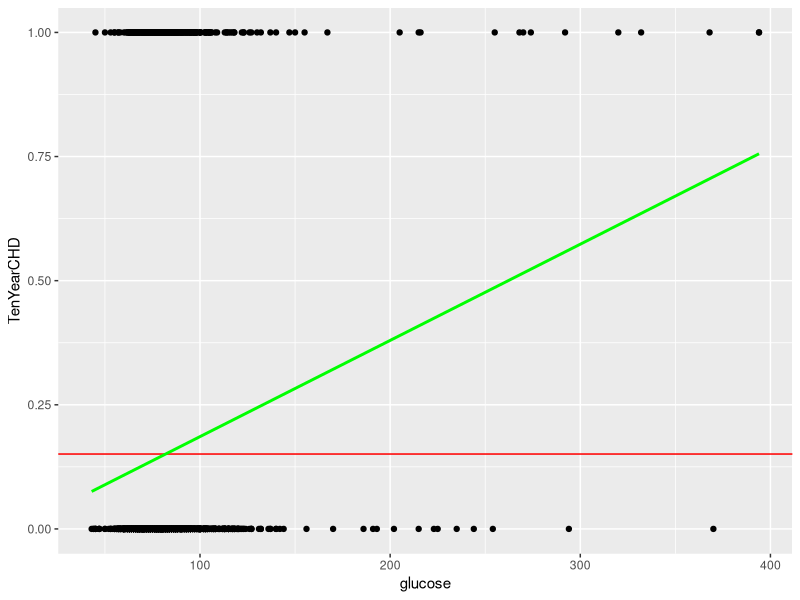

R code for this plot:
## ---- chunk 1
knitr::opts_chunk$set(warning = FALSE, 
                      fig.height = 6,
                      fig.width = 6,
                      fig.align = "center")
## ---- chunk 2
framingham = read.csv("Framingham_Train.csv")
str(framingham)
## ---- chunk 3
framingham$male = as.factor(framingham$male)
framingham$education = as.factor(framingham$education)
framingham$currentSmoker = as.factor(framingham$currentSmoker)
framingham$BPMeds = as.factor(framingham$BPMeds)
framingham$prevalentStroke = as.factor(framingham$prevalentStroke)
framingham$prevalentHyp = as.factor(framingham$prevalentHyp)
framingham$diabetes = as.factor(framingham$diabetes)
str(framingham)
## ---- chunk 4
library(skimr)
df_summary <- skim(framingham)
## ---- chunk 5
proportion <- sum(framingham$TenYearCHD == 1) / nrow(framingham)
print(proportion)
mean(framingham$TenYearCHD)

## ---- chunk 6
model1 <- lm(TenYearCHD ~ glucose, data = framingham)
summary(model1)
## ---- chunk 7
library(ggplot2)

pred <- ggplot(framingham, aes(x = glucose, y = TenYearCHD)) +
  geom_point() +
  geom_hline(yintercept = mean(framingham$TenYearCHD), color = "red") +
  geom_smooth(method = "lm", se = FALSE, color = "green")
print(pred)
## ---- chunk 8
model2 = lm(TenYearCHD ~ ., data = framingham)
summary(model2)
## ---- chunk 9
model3 = lm(TenYearCHD ~ male + age + cigsPerDay + prevalentStroke + prevalentHyp + totChol + sysBP + glucose, data = framingham)
summary(model3)
## ---- chunk 10
framinghamTest = read.csv("Framingham_Test.csv")
str(framinghamTest)
## ---- chunk 11
framinghamTest$male = as.factor(framinghamTest$male)
framinghamTest[,3:4] = lapply(framinghamTest[,3:4], as.factor)
framinghamTest[,6:9] = lapply(framinghamTest[,6:9], as.factor)
str(framinghamTest)
## ---- chunk 12
predictTest = predict(model3, newdata = framinghamTest)
length(predictTest)
## ---- chunk 13
summary(predictTest)
## ---- chunk 14
SSE = sum((framinghamTest$TenYearCHD - predictTest)^2)
SST = sum((framinghamTest$TenYearCHD - mean(framingham$TenYearCHD))^2)
R2 = 1 - SSE/SST
R2
## ---- chunk 15
RMSE = sqrt(SSE/nrow(framinghamTest))
RMSE
